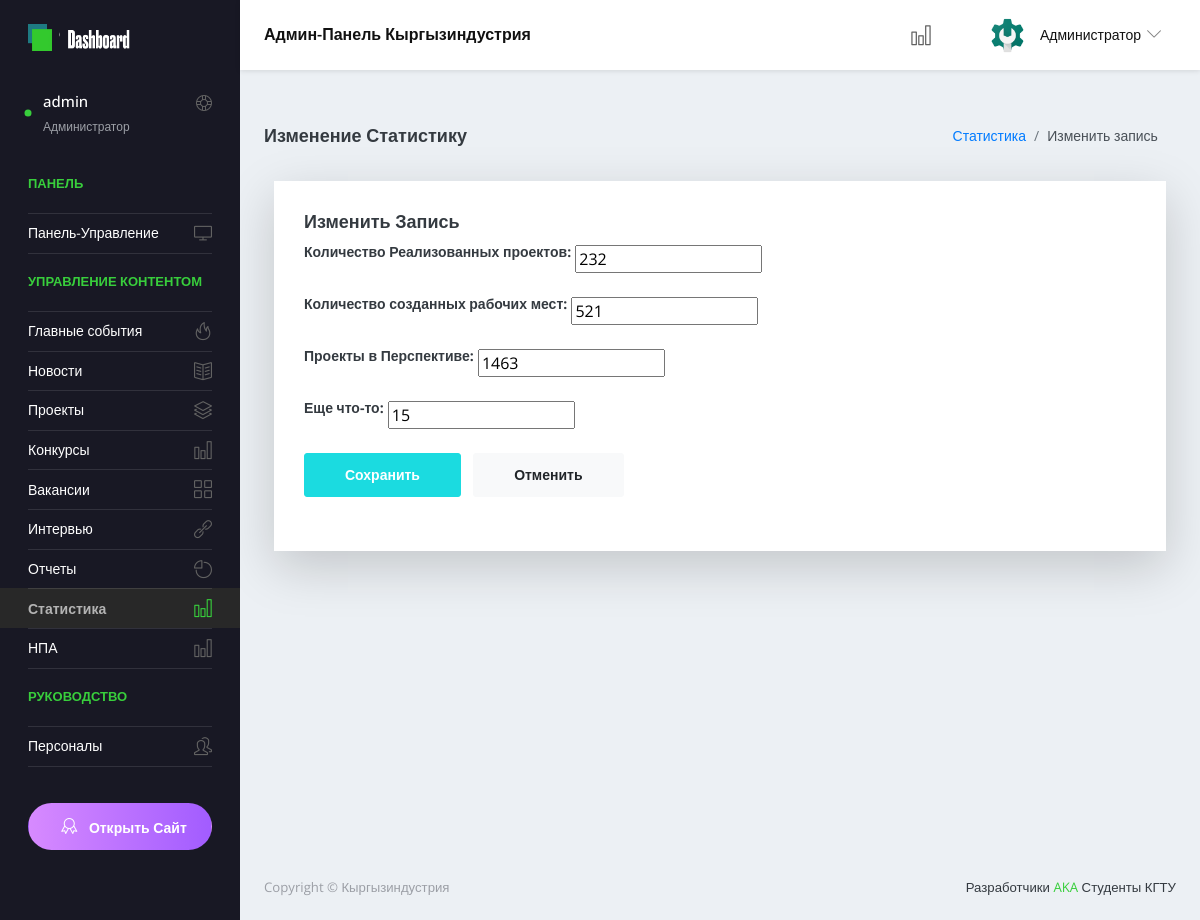
The page /ru/admin-panel/statistics/update/1/ (signed in) on the database its author committed.
### main/models.py (models this page shows)
class Statistic(models.Model):
    completed_projects = models.IntegerField(verbose_name='Завершенные проекты')
    work_places = models.IntegerField(verbose_name='Рабочие места')
    projects_in_perspective = models.IntegerField(verbose_name='Проекты в перспективе')
    something_else = models.IntegerField(verbose_name='Что-то другое')

### main/views.py (the view)
# urls.py: path('admin-panel/statistics/update/<int:pk>/', views.StatisticsUpdateView.as_view(), name ='statistics_update'),
class StatisticsUpdateView(LoginRequiredMixin, SuccessMessageMixin, StatisticsView, UpdateView):
    login_url = "login_page"
    template_name = "admin/pages/statistics/statistics_form.html"
    success_url = reverse_lazy("statistics_all")
    success_message = "Запись успешно Обновлена!"

### main/forms.py
class StatisticsForm(ModelForm):
    class Meta:
        model = Statistic
        fields = ['completed_projects', 'work_places','projects_in_perspective', 'something_else']
        completed_projects = forms.IntegerField(required=True, widget=forms.NumberInput(
        attrs={'type':'number', 'min': '0', 'max': '10000', 'step': '1'},
        ))
        work_places = forms.IntegerField(required=True, widget=forms.NumberInput(
        attrs={'type':'number', 'min': '0', 'max': '10000', 'step': '1'},
        ))
        projects_in_perspective = forms.IntegerField(required=True, widget=forms.NumberInput(
        attrs={'type':'number', 'min': '0', 'max': '10000', 'step': '1'},
        ))
        something_else = forms.IntegerField(required=True, widget=forms.NumberInput(
        attrs={'type':'number', 'min': '0', 'max': '10000', 'step': '1'},
        ))

### main/templates/admin/pages/statistics/statistics_form.html (shortened to what this page needs)
{% extends 'admin/admin_base.html' %}
{% load static %}
{% block content %}
{% url "reports_create"  as url_path %}
<div class="content-wrapper">
    <div class="page-header">
      <h3 class="page-title">{% if request.path == url_path %}Добавление{% else%}Изменение{% endif %}  Статистику</h3>
      <nav aria-label="breadcrumb">
        <ol class="breadcrumb">
          <li class="breadcrumb-item"><a href="{% url 'reports_all' %}">Статистика</a></li>
          <li class="breadcrumb-item active" aria-current="page">{% if request.path == url_path %}Добавить{% else%}Изменить{% endif %} запись</li>
        </ol>
      </nav>
    </div>
    <div class="col-12 grid-margin stretch-card">
        <div class="card shadow-lg">
        <div class="card-body">
            <h4 class="card-title">{% if request.path == url_path %}Добавить{% else%}Изменить{% endif %} Запись</h4>
            <form class="forms-sample" method="POST" enctype="multipart/form-data">
            <div class="form-group">
                <label for="{{ form.completed_projects.id_for_label }}" class="font-weight-bold">Количество Реализованных проектов:</label>
                {{ form.completed_projects }}
            </div>
            <div class="form-group">
                <label for="{{ form.work_places.id_for_label }}" class="font-weight-bold">Количество созданных рабочих мест:</label>
                {{ form.work_places }}
            </div>
            <div class="form-group">
                <label for="{{ form.short_description.id_for_label }}" class="font-weight-bold">Проекты в Перспективе:</label>
                {{ form.projects_in_perspective }}
            </div>
            <div class="form-group">
                <label for="{{ form.short_description.id_for_label }}" class="font-weight-bold">Еще что-то:</label>
                {{ form.something_else }}
            </div>
            <div class="form-group">
                {% url 'statistics_all' as statistics %}
                <button txype="submit" class="btn btn-primary mr-2">Сохранить</button>
                <a href="{% url 'statistics_all'%}"  class="btn btn-light">Отменить</a>
            </div>
         </form>
        </div>
        </div>
    </div>
</div>
{% endblock content %}

### main/templates/admin/blocks/side-bar.html (shortened to what this page needs)
{% load static %}
  <nav class="sidebar sidebar-offcanvas" id="sidebar">
      <ul class="nav">
        <li class="nav-item nav-profile user-select-none">
          <a class="nav-link">
            <div class="profile-image">
              <div class="dot-indicator bg-success"></div>
            </div>
            <div class="text-wrapper">
              <p class="profile-name">{{ user }}</p>
              <p class="designation">Администратор</p>
            </div>
            <div class="icon-container">
              <i class="icon-support"></i>
            </div>
          </a>
        </li>
        <li class="nav-item nav-category">
          <span class="nav-link">Панель</span>
        </li>
        <li class="nav-item" id="main-panel">
          <a class="nav-link" href="{% url 'admin_panel' %}">
            <span class="menu-title">Панель-Управление</span>
            <i class="icon-screen-desktop menu-icon"></i>
          </a>
        </li>
        <li class="nav-item nav-category"><span class="nav-link">Управление контентом</span></li>
        <li class="nav-item" id="hotnews-panel">
          <a class="nav-link" data-toggle="collapse" href="#hotnews" aria-expanded="{% if expand_hotnews %}true{% else %}false{% endif %}" aria-controls="hotnews">
            <span class="menu-title">Главные события</span>
            <i class="icon-fire menu-icon"></i>
          </a>
        </li>
        <li class="nav-item" id="news-panel">
          <a class="nav-link" data-toggle="collapse" href="#news" aria-expanded="{% if expand_news %}true{% else %}false{% endif %}" aria-controls="news">
            <span class="menu-title">Новости</span>
            <i class="icon-book-open menu-icon"></i>
          </a>
        </li>
        <li class="nav-item" id="projects-panel">
          <a class="nav-link" data-toggle="collapse" href="#projects" aria-expanded="{% if expand_projects %}true{% else %}false{% endif %}" aria-controls="projects">
            <span class="menu-title">Проекты</span>
            <i class="icon-layers menu-icon"></i>
          </a>
        </li>
        <li class="nav-item" id="contests-panel">
          <a class="nav-link" data-toggle="collapse" href="#contests" aria-expanded="{% if expand_contests %}true{% else %}false{% endif %}" aria-controls="contests">
            <span class="menu-title">Конкурсы</span>
            <i class="icon-chart menu-icon"></i>
          </a>
        </li>
        <li class="nav-item" id="vacancies-panel">
          <a class="nav-link" href="{% url 'vacancies_all' %}" aria-expanded="{% if expand_vacancies %}true{% else %}false{% endif %}" aria-controls="vacanciese">
            <span class="menu-title">Вакансии</span>
            <i class="icon-grid menu-icon"></i>
          </a>
        </li>
        <li class="nav-item" id="interviews-panel">
          <a class="nav-link" href="{% url 'interviews_all' %}" aria-expanded="{% if expand_interviews %}true{% else %}false{% endif %}" aria-controls="interviews">
            <span class="menu-title">Интервью</span>
            <i class="icon-link menu-icon"></i>
          </a>
        </li>
        <li class="nav-item" id="reports-panel">
          <a class="nav-link" href="{% url 'reports_all' %}" aria-expanded="{% if expand_reports %}true{% else %}false{% endif %}" aria-controls="reports">
            <span class="menu-title">Отчеты</span>
            <i class="icon-pie-chart menu-icon"></i>
          </a>
        </li>
        <li class="nav-item" id="statistics-panel">
          <a class="nav-link" href="{% url 'statistics_all' %}" aria-expanded="{% if expand_statistics %}true{% else %}false{% endif %}" aria-controls="statistics">
            <span class="menu-title">Статистика</span>
            <i class="icon-chart menu-icon"></i>
          </a>
        </li>
        <li class="nav-item" id="regulations-panel">
          <a class="nav-link" href="{% url 'regulations_all' %}" aria-expanded="{% if expand_regulations %}true{% else %}false{% endif %}" aria-controls="regulations">
            <span class="menu-title">НПА</span>
            <i class="icon-chart menu-icon"></i>
          </a>
        </li>
        <li class="nav-item nav-category"><span class="nav-link">Руководство</span></li>
        <li class="nav-item" id="management-panel">
          <a href="{% url 'management_all' %}" class="nav-link {% if active_management %}active{% endif %}">
            <span class="menu-title">Персоналы</span>
            <i class="icon-people menu-icon"></i>
          </a>
        </li>
        <li class="nav-item pro-upgrade">
          <span class="nav-link">
            <a class="btn btn-block px-0 btn-rounded btn-upgrade" href="{% url 'index' %} " target="_blank"> <i class="icon-badge mx-2"></i> Открыть Сайт</a>
          </span>
        </li>
      </ul>
    </nav>

### rows shown on the page
Statistic: completed_projects "232", work_places "521", projects_in_perspective "1463", something_else "15"

### other values the page prints
{{ user }} "admin"
